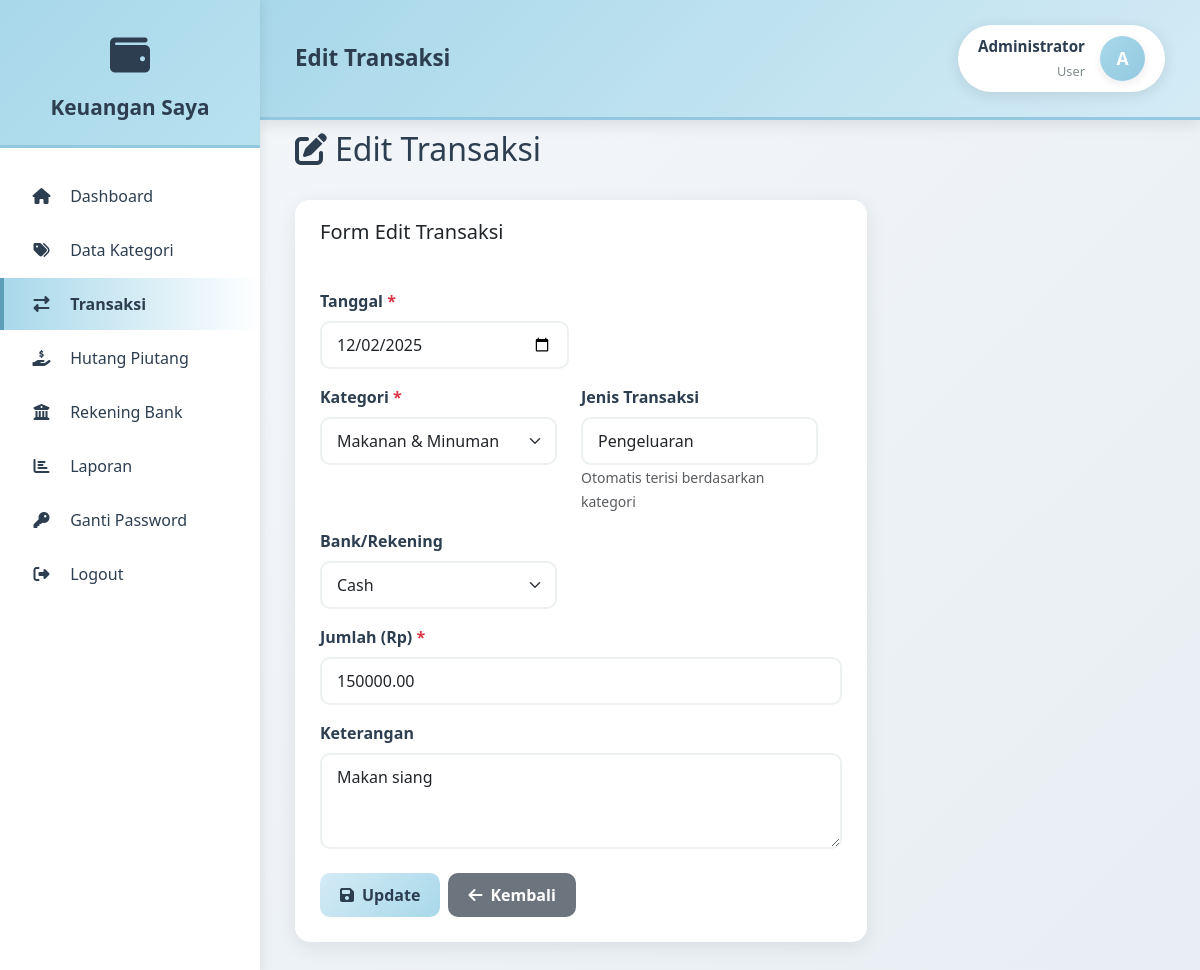
Screenshot of /pages/transaksi/edit.php?id=2 (signed in) with the database file from the repository.
### tables this page shows
CREATE TABLE tbl_transaksi (
    transaksi_id INT AUTO_INCREMENT PRIMARY KEY,
    user_id INT NOT NULL,
    tanggal DATE NOT NULL,
    jenis_transaksi ENUM('Pemasukan', 'Pengeluaran') NOT NULL,
    kategori_id INT NOT NULL,
    bank_id INT NULL,
    jumlah DECIMAL(15,2) NOT NULL,
    keterangan TEXT,
    created_at TIMESTAMP DEFAULT CURRENT_TIMESTAMP,
    updated_at TIMESTAMP DEFAULT CURRENT_TIMESTAMP ON UPDATE CURRENT_TIMESTAMP,
    FOREIGN KEY (user_id) REFERENCES users(user_id) ON DELETE CASCADE,
    FOREIGN KEY (kategori_id) REFERENCES tbl_kategori(kategori_id) ON DELETE RESTRICT,
    FOREIGN KEY (bank_id) REFERENCES tbl_bank(bank_id) ON DELETE SET NULL,
    INDEX idx_user_tanggal (user_id, tanggal),
    INDEX idx_user_jenis (user_id, jenis_transaksi),
    INDEX idx_kategori (kategori_id),
    INDEX idx_bank (bank_id)
);

CREATE TABLE tbl_kategori (
    kategori_id INT AUTO_INCREMENT PRIMARY KEY,
    user_id INT NOT NULL,
    nama_kategori VARCHAR(100) NOT NULL,
    jenis_kategori ENUM('Pemasukan', 'Pengeluaran') NOT NULL,
    created_at TIMESTAMP DEFAULT CURRENT_TIMESTAMP,
    updated_at TIMESTAMP DEFAULT CURRENT_TIMESTAMP ON UPDATE CURRENT_TIMESTAMP,
    FOREIGN KEY (user_id) REFERENCES users(user_id) ON DELETE CASCADE,
    INDEX idx_user_jenis (user_id, jenis_kategori)
);

CREATE TABLE tbl_bank (
    bank_id INT AUTO_INCREMENT PRIMARY KEY,
    user_id INT NOT NULL,
    nama_bank VARCHAR(100) NOT NULL,
    nomor_rekening VARCHAR(50),
    saldo_awal DECIMAL(15,2) DEFAULT 0.00,
    saldo_saat_ini DECIMAL(15,2) DEFAULT 0.00,
    created_at TIMESTAMP DEFAULT CURRENT_TIMESTAMP,
    updated_at TIMESTAMP DEFAULT CURRENT_TIMESTAMP ON UPDATE CURRENT_TIMESTAMP,
    FOREIGN KEY (user_id) REFERENCES users(user_id) ON DELETE CASCADE,
    INDEX idx_user (user_id)
);

### pages/transaksi/edit.php (the view, shortened to what this page needs)
<?php
require_once __DIR__ . '/../../config/database.php';
$userId = getUserId();
$transaksiId = $_GET['id'] ?? 0;
$stmt = $pdo->prepare("SELECT * FROM tbl_transaksi WHERE transaksi_id = ? AND user_id = ?");
$stmt->execute([$transaksiId, $userId]);
$transaksi = $stmt->fetch();
$stmt = $pdo->prepare("SELECT * FROM tbl_kategori WHERE user_id = ? ORDER BY jenis_kategori, nama_kategori");
$stmt->execute([$userId]);
$categories = $stmt->fetchAll();
$stmt = $pdo->prepare("SELECT * FROM tbl_bank WHERE user_id = ? ORDER BY nama_bank");
$stmt->execute([$userId]);
$banks = $stmt->fetchAll();
include __DIR__ . '/../../includes/header.php';
include __DIR__ . '/../../includes/sidebar.php';
?>
<div class="row mb-4">
    <div class="col-12">
        <h2><i class="fas fa-edit me-2"></i>Edit Transaksi</h2>
    </div>
</div>
<div class="row">
    <div class="col-lg-8">
        <div class="card">
            <div class="card-header">
                <h5 class="mb-0">Form Edit Transaksi</h5>
            </div>
            <div class="card-body">
                <form method="POST" action="" id="formTransaksi">
                    <div class="row">
                        <div class="col-md-6">
                            <div class="mb-3">
                                <label class="form-label">Tanggal <span class="text-danger">*</span></label>
                                <input type="date" class="form-control" name="tanggal" required
                                       value="<?= $_POST['tanggal'] ?? $transaksi['tanggal'] ?>">
                            </div>
                        </div>
                    <div class="row">
                        <div class="col-md-6">
                            <div class="mb-3">
                                <label class="form-label">Kategori <span class="text-danger">*</span></label>
                                <select class="form-select" name="kategori_id" id="kategoriSelect" required>
                                    <?php foreach ($categories as $cat): ?>
                                        <option value="<?= $cat['kategori_id'] ?>"
                                                data-jenis="<?= $cat['jenis_kategori'] ?>"
                                                <?= ($_POST['kategori_id'] ?? $transaksi['kategori_id']) == $cat['kategori_id'] ? 'selected' : '' ?>>
                                            <?= htmlspecialchars($cat['nama_kategori']) ?>
                                        </option>
                                    <?php endforeach; ?>
                                </select>
                            </div>
                        </div>
                        <div class="col-md-6">
                            <div class="mb-3">
                                <label class="form-label">Jenis Transaksi</label>
                                <input type="text" class="form-control" id="jenisTransaksi" name="jenis_transaksi"
                                       value="<?= $_POST['jenis_transaksi'] ?? $transaksi['jenis_transaksi'] ?>" readonly>
                                <small class="text-muted">Otomatis terisi berdasarkan kategori</small>
                            </div>
                        </div>
                    </div>
                    <div class="row">
                        <div class="col-md-6">
                            <div class="mb-3">
                                <label class="form-label">Bank/Rekening</label>
                                <select class="form-select" name="bank_id">
                                    <?php foreach ($banks as $bank): ?>
                                        <option value="<?= $bank['bank_id'] ?>"
                                                <?= ($_POST['bank_id'] ?? $transaksi['bank_id']) == $bank['bank_id'] ? 'selected' : '' ?>>
                                            <?= htmlspecialchars($bank['nama_bank']) ?>
                                        </option>
                                    <?php endforeach; ?>
                                </select>
                            </div>
                        </div>
                    </div>
                    <div class="mb-3">
                        <label class="form-label">Jumlah (Rp) <span class="text-danger">*</span></label>
                        <input type="number" class="form-control" name="jumlah" required min="1" step="0.01"
                               value="<?= $_POST['jumlah'] ?? $transaksi['jumlah'] ?>">
                    </div>
                    <div class="mb-4">
                        <label class="form-label">Keterangan</label>
                        <textarea class="form-control" name="keterangan" rows="3"><?= htmlspecialchars($_POST['keterangan'] ?? $transaksi['keterangan']) ?></textarea>
                    </div>
                    <div class="d-flex gap-2">
                        <button type="submit" class="btn btn-warning">
                            <i class="fas fa-save me-2"></i>Update
                        </button>
                        <a href="index.php" class="btn btn-secondary">
                            <i class="fas fa-arrow-left me-2"></i>Kembali
                        </a>
                    </div>
                </form>
            </div>
        </div>
    </div>
</div>
<?php include __DIR__ . '/../../includes/footer.php'; ?>

### assets/css/style.css (style rules this page uses)
:root { --blue-pastel-1: #A8D8EA; --blue-pastel-2: #C3E5F0; --blue-pastel-3: #D4EBF5; --blue-pastel-4: #B8E1F0; --blue-pastel-5: #93C9E0; --blue-pastel-6: #7FC4DB; --blue-light: #E8F4F8; --blue-dark: #5A9FB8; --dark-text: #2c3e50; --light-text: #7f8c8d; --border-color: #ecf0f1; --shadow-color: rgba(0, 0, 0, 0.08); --income-color: #A8D8EA; --expense-color: #93C9E0; --total-color: #7FC4DB; }
* { margin: 0; padding: 0; box-sizing: border-box; }
body { font-family: 'Segoe UI', Tahoma, Geneva, Verdana, sans-serif; background: linear-gradient(135deg, #f5f7fa 0%, #e8eef3 100%); color: var(--dark-text); }
.card { border: none; border-radius: 15px; box-shadow: 0 5px 20px var(--shadow-color); transition: all 0.3s; overflow: hidden; }
.card-header { border: none; padding: 20px 25px; font-weight: 600; background: white; }
.card-body { padding: 25px; }
.btn { border-radius: 10px; padding: 10px 20px; font-weight: 600; transition: all 0.3s; border: none; }
.btn-warning { background: linear-gradient(135deg, var(--blue-pastel-3) 0%, var(--blue-pastel-1) 100%); color: var(--dark-text); }
.form-control, .form-select { border-radius: 10px; border: 2px solid var(--border-color); padding: 10px 15px; transition: all 0.3s; }
.form-label { font-weight: 600; margin-bottom: 8px; color: var(--dark-text); }
.fade-in { animation: fadeIn 0.5s ease-out; }

### rows the page displays
tbl_transaksi: tanggal "12/02/2025", kategori_id "Makanan & Minuman", jenis_transaksi "Pengeluaran", bank_id "Cash", jumlah "150000.00", keterangan "Makan siang"

### other values shown
$pageTitle "Edit Transaksi"
getNamaLengkap() "Administrator"
substr(getNamaLengkap(), 0, 1) "A"
